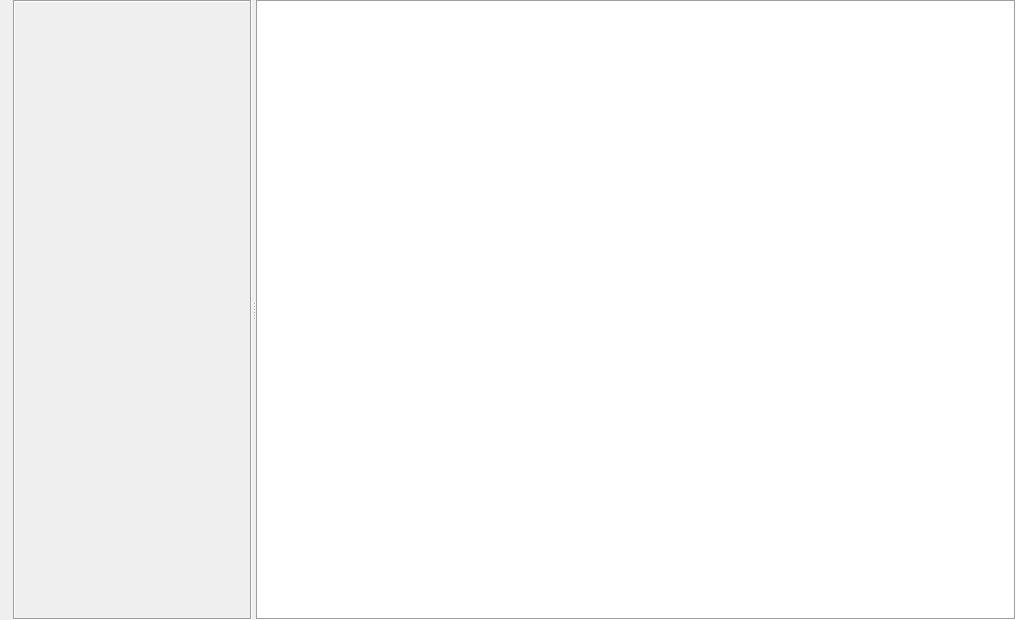
<?xml version="1.0" encoding="UTF-8"?>
<ui version="4.0">
 <class>AnnotationWidget</class>
 <widget class="QWidget" name="AnnotationWidget">
  <property name="geometry">
   <rect>
    <x>0</x>
    <y>0</y>
    <width>1016</width>
    <height>620</height>
   </rect>
  </property>
  <property name="windowTitle">
   <string notr="true">Form</string>
  </property>
  <layout class="QHBoxLayout" name="horizontalLayout">
   <property name="leftMargin">
    <number>0</number>
   </property>
   <property name="topMargin">
    <number>0</number>
   </property>
   <property name="rightMargin">
    <number>0</number>
   </property>
   <property name="bottomMargin">
    <number>0</number>
   </property>
   <item>
    <widget class="QSplitter" name="splitter">
     <property name="orientation">
      <enum>Qt::Horizontal</enum>
     </property>
     <widget class="QWidget" name="mainWidget" native="true">
      <layout class="QHBoxLayout" name="horizontalLayout_3">
       <property name="leftMargin">
        <number>0</number>
       </property>
       <property name="topMargin">
        <number>0</number>
       </property>
       <property name="rightMargin">
        <number>0</number>
       </property>
       <property name="bottomMargin">
        <number>0</number>
       </property>
       <item>
        <widget class="HomeCompa::Flibrary::ClickableLabel" name="cover">
         <property name="sizePolicy">
          <sizepolicy hsizetype="Preferred" vsizetype="Ignored">
           <horstretch>0</horstretch>
           <verstretch>0</verstretch>
          </sizepolicy>
         </property>
         <property name="text">
          <string notr="true"/>
         </property>
         <property name="scaledContents">
          <bool>true</bool>
         </property>
         <property name="textInteractionFlags">
          <set>Qt::NoTextInteraction</set>
         </property>
        </widget>
       </item>
       <item>
        <widget class="QScrollArea" name="scrollArea">
         <property name="frameShape">
          <enum>QFrame::Box</enum>
         </property>
         <property name="widgetResizable">
          <bool>true</bool>
         </property>
         <widget class="QWidget" name="scrollAreaWidgetContents">
          <property name="geometry">
           <rect>
            <x>0</x>
            <y>0</y>
            <width>236</width>
            <height>616</height>
           </rect>
          </property>
          <layout class="QVBoxLayout" name="verticalLayout">
           <item>
            <widget class="QLabel" name="info">
             <property name="text">
              <string notr="true"/>
             </property>
             <property name="textFormat">
              <enum>Qt::RichText</enum>
             </property>
             <property name="wordWrap">
              <bool>true</bool>
             </property>
             <property name="openExternalLinks">
              <bool>false</bool>
             </property>
             <property name="textInteractionFlags">
              <set>Qt::LinksAccessibleByKeyboard|Qt::LinksAccessibleByMouse|Qt::TextBrowserInteraction|Qt::TextSelectableByKeyboard|Qt::TextSelectableByMouse</set>
             </property>
            </widget>
           </item>
           <item>
            <spacer name="verticalSpacer">
             <property name="orientation">
              <enum>Qt::Vertical</enum>
             </property>
             <property name="sizeHint" stdset="0">
              <size>
               <width>20</width>
               <height>40</height>
              </size>
             </property>
            </spacer>
           </item>
          </layout>
         </widget>
        </widget>
       </item>
      </layout>
     </widget>
     <widget class="QWidget" name="contentWidget" native="true">
      <layout class="QHBoxLayout" name="horizontalLayout_2">
       <property name="leftMargin">
        <number>0</number>
       </property>
       <property name="topMargin">
        <number>0</number>
       </property>
       <property name="rightMargin">
        <number>0</number>
       </property>
       <property name="bottomMargin">
        <number>0</number>
       </property>
       <item>
        <widget class="QTreeView" name="treeView">
         <property name="frameShape">
          <enum>QFrame::Box</enum>
         </property>
        </widget>
       </item>
      </layout>
     </widget>
    </widget>
   </item>
  </layout>
 </widget>
 <customwidgets>
  <customwidget>
   <class>HomeCompa::Flibrary::ClickableLabel</class>
   <extends>QLabel</extends>
   <header>ClickableLabel.h</header>
  </customwidget>
 </customwidgets>
 <resources/>
 <connections/>
</ui>
